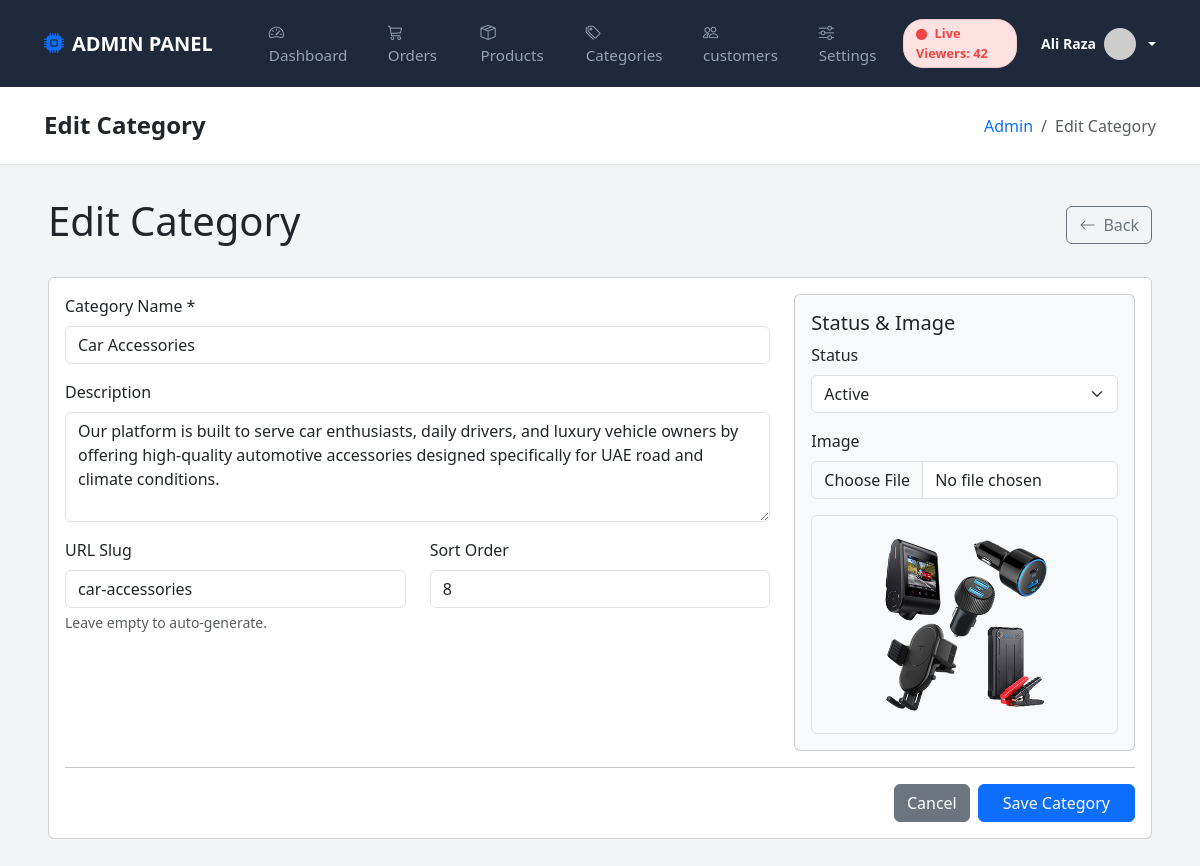
Page /admin/category-form.php?id=2 (signed in) on the committed database.
### tables this page shows
CREATE TABLE `categories` (
  `id` int(11) UNSIGNED NOT NULL,
  `name` varchar(100) NOT NULL,
  `slug` varchar(100) NOT NULL,
  `description` text DEFAULT NULL,
  `parent_id` int(11) UNSIGNED DEFAULT NULL,
  `image` varchar(255) DEFAULT NULL,
  `meta_title` varchar(200) DEFAULT NULL,
  `meta_description` text DEFAULT NULL,
  `status` enum('active','inactive') DEFAULT 'active',
  `sort_order` int(11) DEFAULT 0,
  `created_at` timestamp NOT NULL DEFAULT current_timestamp(),
  `updated_at` timestamp NOT NULL DEFAULT current_timestamp() ON UPDATE current_timestamp()
);

### includes/Helpers.php (called while the page is built, shortened)
<?php
class Helpers
{
    public static function adminUrl($path = '')
    {
        return ADMIN_URL . '/' . ltrim($path, '/');
    }
    public static function upload($path)
    {
        return UPLOADS_URL . '/' . ltrim($path, '/');
    }
}

### config/config.php (called while the page is built, shortened)
<?php
spl_autoload_register(function ($class) {
    $paths = [
        INCLUDES_PATH . '/' . $class . '.php',
        INCLUDES_PATH . '/models/' . $class . '.php',
        ADMIN_PATH . '/controllers/' . $class . '.php',
    ];
    foreach ($paths as $path) {
        if (file_exists($path)) {
            return;
        }
    }
});

### includes/Database.php (called while the page is built, shortened)
<?php
class Database
{
    private static $instance = null;
    private $connection;
    private function __construct()
    {
        try {
            $dsn = "mysql:host=" . DB_HOST . ";dbname=" . DB_NAME . ";charset=" . DB_CHARSET;
            $options = [
                PDO::ATTR_ERRMODE => PDO::ERRMODE_EXCEPTION,
                PDO::ATTR_DEFAULT_FETCH_MODE => PDO::FETCH_ASSOC,
                PDO::ATTR_EMULATE_PREPARES => false,
                PDO::MYSQL_ATTR_INIT_COMMAND => "SET NAMES " . DB_CHARSET
            ];
            $this->connection = new PDO($dsn, DB_USER, DB_PASS, $options);
        } catch (PDOException $e) {
            die("Database connection failed: " . $e->getMessage());
        }
    }
    public static function getInstance()
    {
        if (self::$instance === null) {
            self::$instance = new self();
        }
        return self::$instance;
    }
    public function query($sql, $params = [])
    {
        try {
            $stmt = $this->connection->prepare($sql);
            $stmt->execute($params);
            return $stmt;
        } catch (PDOException $e) {
            error_log("Database query error: " . $e->getMessage());
            throw $e;
        }
    }
    public function fetchOne($sql, $params = [])
    {
        $stmt = $this->query($sql, $params);
        return $stmt->fetch();
    }
}

### includes/Security.php (called while the page is built, shortened)
<?php
class Security
{
    public static function escape($string)
    {
        return htmlspecialchars($string, ENT_QUOTES, 'UTF-8');
    }
}

### admin/category-form.php (the view, shortened to what this page needs)
<?php
require_once __DIR__ . '/../config/config.php';
$id = $_GET['id'] ?? null;
$category = null;
$db = Database::getInstance();
if ($id) {
    $category = $db->fetchOne("SELECT * FROM categories WHERE id = ?", [$id]);
    $pageTitle = 'Edit Category';
} else {
    $pageTitle = 'Add New Category';
}
require_once 'includes/header.php';
?>
<div class="d-flex justify-content-between align-items-center mb-4">
    <h1>
        <?php echo $pageTitle; ?>
    </h1>
    <a href="<?php echo Helpers::adminUrl('categories.php'); ?>" class="btn btn-outline-secondary">
        <i class="bi bi-arrow-left me-2"></i>Back
    </a>
</div>
<div class="card">
    <div class="card-body">
        <form method="POST" enctype="multipart/form-data">
            <div class="row">
                <div class="col-md-8">
                    <div class="mb-3">
                        <label class="form-label">Category Name *</label>
                        <input type="text" name="name" class="form-control" required
                            value="<?php echo Security::escape($category['name'] ?? ''); ?>">
                    </div>
                    <div class="mb-3">
                        <label class="form-label">Description</label>
                        <textarea name="description" class="form-control"
                            rows="4"><?php echo Security::escape($category['description'] ?? ''); ?></textarea>
                    </div>
                    <div class="row">
                        <div class="col-md-6 mb-3">
                            <label class="form-label">URL Slug</label>
                            <input type="text" name="slug" class="form-control"
                                value="<?php echo Security::escape($category['slug'] ?? ''); ?>">
                            <div class="form-text">Leave empty to auto-generate.</div>
                        </div>
                        <div class="col-md-6 mb-3">
                            <label class="form-label">Sort Order</label>
                            <input type="number" name="sort_order" class="form-control"
                                value="<?php echo $category['sort_order'] ?? 0; ?>">
                        </div>
                    </div>
                </div>
                <div class="col-md-4">
                    <div class="card bg-light">
                        <div class="card-body">
                            <h5 class="card-title">Status & Image</h5>
                            <div class="mb-3">
                                <label class="form-label">Status</label>
                                <select name="status" class="form-select">
                                    <option value="active" <?php echo ($category && $category['status'] === 'active') ? 'selected' : ''; ?>>Active</option>
                                </select>
                            </div>
                            <div class="mb-3">
                                <label class="form-label">Image</label>
                                <input type="file" name="image" class="form-control" accept="image/*">
                            </div>
                            <?php if ($category && $category['image']): ?>
                                <div class="mt-2">
                                    <img src="<?php echo Helpers::upload($category['image']); ?>"
                                        class="img-fluid rounded border">
                                </div>
                            <?php endif; ?>
                        </div>
                    </div>
                </div>
            </div>
            <hr>
            <div class="d-flex justify-content-end gap-2">
                <a href="<?php echo Helpers::adminUrl('categories.php'); ?>" class="btn btn-secondary">Cancel</a>
                <button type="submit" class="btn btn-primary px-4">Save Category</button>
            </div>
        </form>
    </div>
</div>
<?php require_once 'includes/footer.php'; ?>

### admin/includes/header.php (style rules this page uses)
:root { --admin-primary: #4f46e5; --admin-bg: #f3f4f6; }
body { background-color: var(--admin-bg); font-family: 'Segoe UI', Tahoma, Geneva, Verdana, sans-serif; }

### rows in the picture
categories: name "Car Accessories", description "Our platform is built to serve car enthusiasts, daily drivers, and luxury vehicle owners by offering high-quality automotive accessories designed specifically for UAE road and climate conditions.", slug "car-accessories", sort_order "8", status "Active", image (picture)

### other values in the picture
Security::escape($adminName) "Ali Raza"
$pageTitle "Edit Category"
